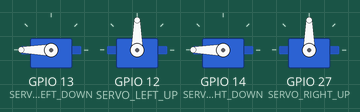
The program below on a simulated ESP32. Shown: 4 × servo. What the program prints to the serial monitor is not drawn.

Above: at 3.05 s.
At 4.5 s:
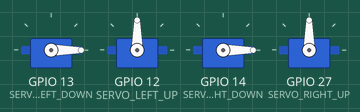
At 6.0 s:
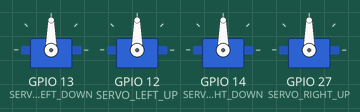
Timing chart, 0 to 9.9 s (numbered marks = the images above):
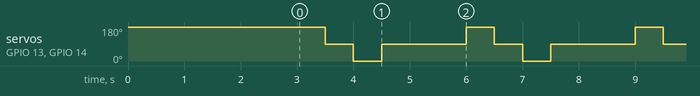

Measured:
- by itself, servo on GPIO 13 (SERVO_LEFT_DOWN), servo on GPIO 14 (SERVO_RIGHT_DOWN): repeats every 3.0 s: 0° 0.50 s, 90° 1.5 s, 180° 0.50 s, 90° 0.50 s

The program:

main.cpp
```cpp
#include <Arduino.h>
#include <ESP32Servo.h>
#include <BluetoothSerial.h>
#include <ESP32Servo.h>
#include <Wire.h>
#include <MPU6050.h>


// 引脚定义
#define I2C_SDA 17
#define I2C_SCL 16
#define I2C_ADDR_GYR 0x68  // gyroscope陀螺仪
#define SERVO_LEFT_DOWN 13  //todo:
#define SERVO_LEFT_UP 12
#define SERVO_RIGHT_DOWN 14
#define SERVO_RIGHT_UP 27

BluetoothSerial SerialBT;         //定义一个蓝牙串口对象名称

// ******声明******
// 日志函数
extern void log(String msg);
// 陀螺仪
extern void init_i2c_gyroscope();
extern void recive_gyroscope();
MPU6050 gyroscope(I2C_ADDR_GYR);
struct gyr
{
    int16_t ax, ay, az;
    int16_t gx, gy, gz;
    String toString(){
        return "ax:"+String(ax)+" ay:"+String(ay)+" az:"+String(az)+" gx:"+String(gx)+" gy:"+String(gy)+" gz:"+String(gz);
    }
} gyr;

// 舵机控制
extern void init_servos();
extern void servos_write(int lu, int ld, int ru, int rd);

Servo servo_ld,servo_lu,servo_rd,servo_ru;

// 耳朵控制
extern void ears_down();
extern void ears_up();
extern void ears_to_forward();
extern void ears_to_left();
extern void ears_to_right();


void setup() {
    // 配置串口
    Serial.begin(115200);
    delay(3000); // todo:给时间打开串口
    log("Serial speed 115200");

    // 配置蓝牙
    // SerialBT.begin("ESP32_Blue");

    // 配置 I2C
    Wire.begin(I2C_SDA, I2C_SCL);
    init_i2c_gyroscope();
    // 配置舵机
    init_servos();
}

void loop() {
    // SerialBT.println("Hello from ESP32");
    // log(gyr.toString());
    // recive_gyroscope();

    ears_to_left();
    delay(500);
    ears_to_forward();
    delay(500);
    ears_to_right();
    delay(500);
    ears_to_forward();
    delay(1500);
}

// ******陀螺仪******
// 初始化陀螺仪i2c连接
void init_i2c_gyroscope(){
    gyroscope.initialize();
    log(gyroscope.testConnection() ? "MPU6050 connection successful" : "MPU6050 connection failed");
}

void recive_gyroscope(){
    gyroscope.getMotion6(&gyr.ax, &gyr.ay, &gyr.az, &gyr.gx, &gyr.gy, &gyr.gz);
}

// ***通用日志口***
void log(String msg){
    Serial.println(msg);
}

// ***舵机控制***
void init_servos(){
    servo_ld.attach(SERVO_LEFT_DOWN);
    servo_lu.attach(SERVO_LEFT_UP);
    servo_rd.attach(SERVO_RIGHT_DOWN);
    servo_ru.attach(SERVO_RIGHT_UP);
    // 设定初始角度，目前没考虑好是90还是极值
    servo_ld.write(90);
    servo_lu.write(90);
    servo_rd.write(90);
    servo_ru.write(90);
}

/**
 * @description: 设置舵机角度
 * 需要根据实际安装情况调整值映射（x或180-x）
 * 默认将所有角度设置为，下0、上180、左0、右180
 * 若填入-1则保持不变
 * @param {int} lu  左上舵机
 * @param {int} ld  左下舵机
 * @param {int} ru  右上舵机
 * @param {int} rd  右下舵机
 * @return {*}
 */
void servos_write(int lu, int ld, int ru, int rd){
    if(lu>-1)servo_lu.write(lu);
    if(ld>-1)servo_ld.write(180-ld);
    if(ru>-1)servo_ru.write(180-ru);
    if(rd>-1)servo_rd.write(180-rd);
}

// ***耳朵控制***
void ears_down(){
    servos_write(0,-1,0,-1);
}
void ears_up(){
    servos_write(90,-1,90,-1);
}
void ears_to_forward(){
    servos_write(-1,90,-1,90);
}
void ears_to_left(){
    servos_write(-1,0,-1,0);
}
void ears_to_right(){
    servos_write(-1,180,-1,180);
}
```
